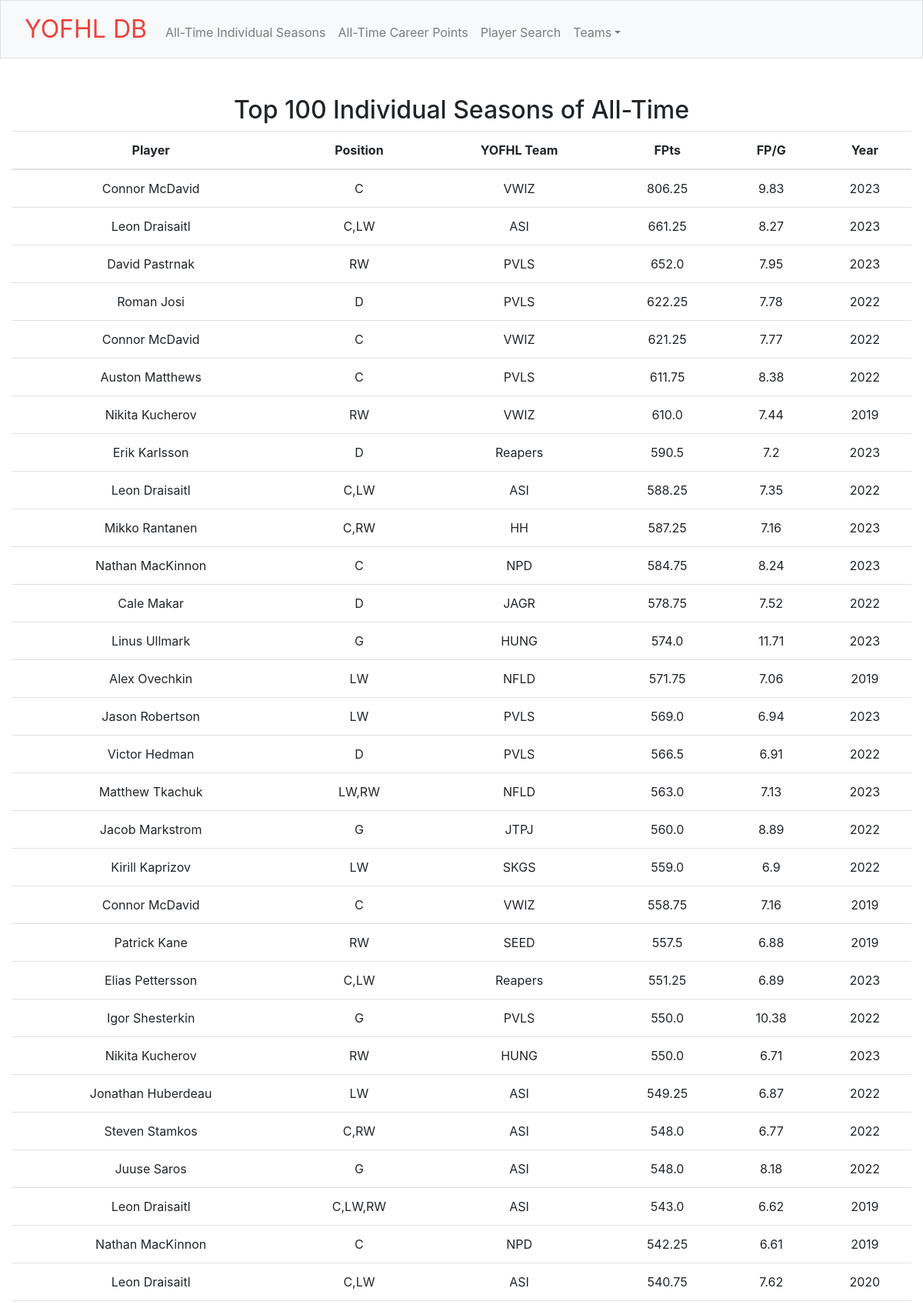
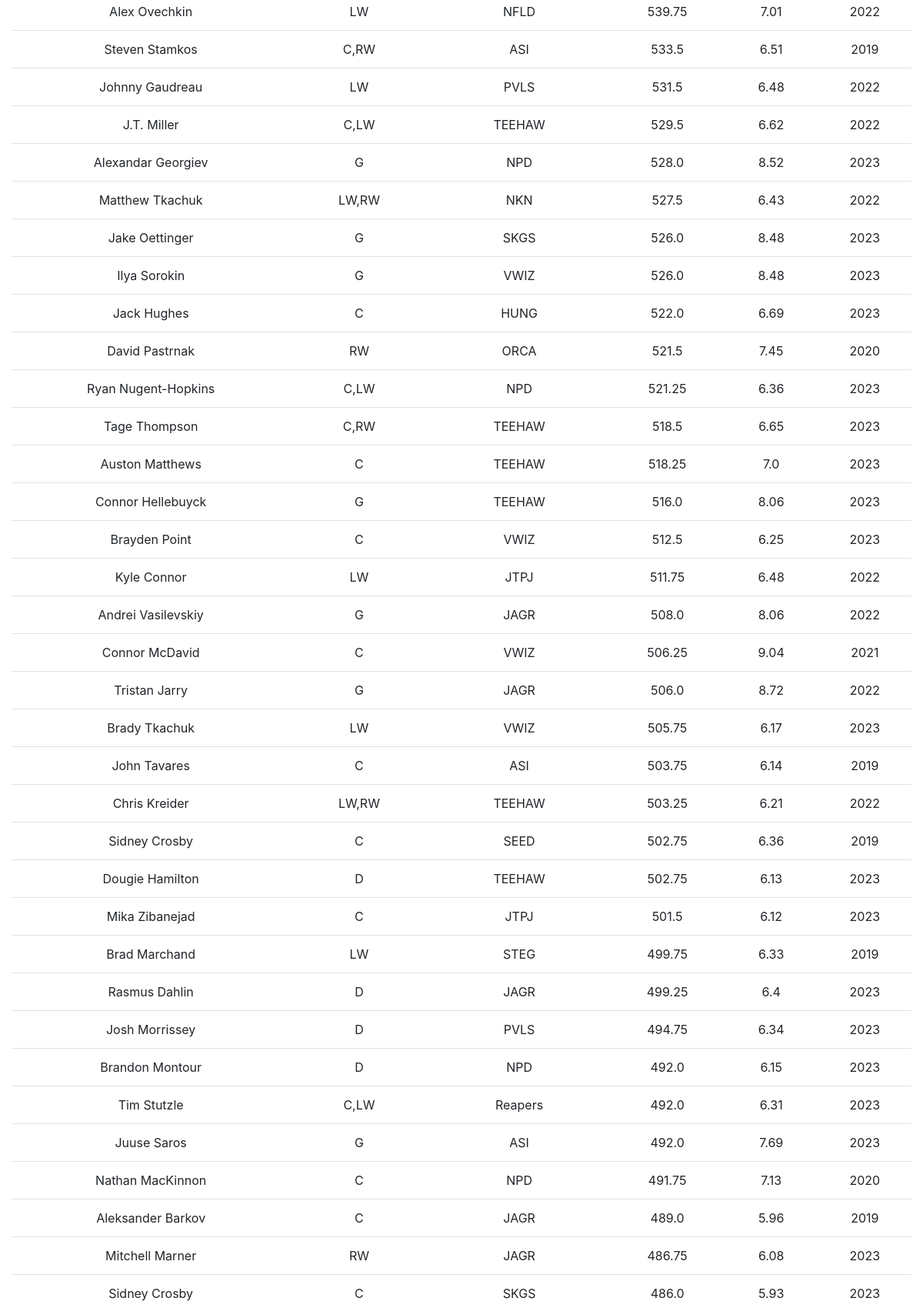
The page / (upper part) on the database its author committed (2 pictures, top to bottom).
### tables this page shows
CREATE TABLE stats (
ID text,
Player text,
NHLTeam text,
Position text,
SeasonRank int,
YOFHLTeam text,
Age int,
FPTS float,
FPG float,
Year int
);

### app.py (the view)
@app.route("/", methods=["GET"])
def index():
        stats = db.execute("SELECT * FROM Stats ORDER BY FPTS DESC LIMIT 100")
        return render_template("index.html", stats=stats)

### app.py (called while the page is built)
@app.after_request
def after_request(response):
    response.headers["Cache-Control"] = "no-cache, no-store, must-revalidate"
    response.headers["Expires"] = 0
    response.headers["Pragma"] = "no-cache"
    return response

### templates/index.html (shortened to what this page needs)
{% extends "layout.html" %}
{% block main %}
<div class="section">
    <h2>Top 100 Individual Seasons of All-Time</h2>
    <table class="table">
        <thead>
            <tr>
                <th>Player</th>
                <th>Position</th>
                <th>YOFHL Team</th>
                <th>FPts</th>
                <th>FP/G</th>
                <th>Year</th>
            </tr>
        </thead>
        <tbody>
            {% for stat in stats %}
            <tr>
                <td>{{ stat.Player }}</td>
                <td>{{ stat.Position }}</td>
                <td>{{ stat.YOFHLTeam }}</td>
                <td>{{ stat.FPTS }}</td>
                <td>{{ stat.FPG }}</td>
                <td>{{ stat.Year }}</td>
            </tr>
            {% endfor %}
        </tbody>
    </table>
</div>
{% endblock %}

### templates/layout.html (shortened to what this page needs)
<!DOCTYPE html>
<html lang="en">
    <head>
        <link href="https://cdn.jsdelivr.net/npm/bootstrap@5.1.3/dist/css/bootstrap.min.css" rel="stylesheet">
        <link rel="stylesheet" href="https://cdn.jsdelivr.net/npm/bootstrap@4.1.3/dist/css/bootstrap.min.css">
        <link href="/static/styles.css" rel="stylesheet">
    </head>
    <body>
        <nav class="bg-light border navbar navbar-expand-md navbar-light">
            <div class="container-fluid">
                <a class="navbar-brand" href="/"></span><span class="red">YOFHL DB</span></a>
                <div class="collapse navbar-collapse" id="navbar">
                    <ul class="navbar-nav me-auto mt-2">
                        <li class="nav-item"><a class="nav-link" href="/">All-Time Individual Seasons</a></li>
                        <li class="nav-item"><a class="nav-link" href="/top100">All-Time Career Points</a></li>
                        <li class="nav-item"><a class="nav-link" href="/search">Player Search</a></li>
                        <li class="nav-item dropdown">
                            <a class="nav-link dropdown-toggle" href="#" id="navbarDropdown" role="button" data-bs-toggle="dropdown" aria-expanded="false">Teams</a>
                          </li>
                    </ul>
                </div>
            </div>
        </nav>
        <main class="container-fluid py-5 text-center">
            {% block main %}
            {% endblock %}
        </main>
    </body>
</html>

### static/styles.css (style rules this page uses)
nav .navbar-brand { font-size: xx-large; }
nav .navbar-brand .red { color: #ea433b; }

### rows shown on the page
stats: Player "Connor McDavid", Position "C", YOFHLTeam "VWIZ", FPTS "806.25", FPG "9.83", Year "2023", FPTS "621.25", FPG "7.77", Year "2022", FPTS "558.75", FPG "7.16", Year "2019", FPTS "506.25", FPG "9.04", Year "2021"
stats: Player "Leon Draisaitl", Position "C,LW", YOFHLTeam "ASI", FPTS "661.25", FPG "8.27", Year "2023", FPTS "588.25", FPG "7.35", Year "2022", Position "C,LW,RW", FPTS "543.0", FPG "6.62", Year "2019", FPTS "540.75", FPG "7.62", Year "2020"
stats: Player "Nikita Kucherov", Position "RW", YOFHLTeam "VWIZ", FPTS "610.0", FPG "7.44", Year "2019", YOFHLTeam "HUNG", FPTS "550.0", FPG "6.71", Year "2023"
stats: Player "Nathan MacKinnon", Position "C", YOFHLTeam "NPD", FPTS "584.75", FPG "8.24", Year "2023", FPTS "542.25", FPG "6.61", Year "2019", FPTS "491.75", FPG "7.13", Year "2020"
stats: Player "Alex Ovechkin", Position "LW", YOFHLTeam "NFLD", FPTS "571.75", FPG "7.06", Year "2019", FPTS "539.75", FPG "7.01", Year "2022"
stats: Player "Patrick Kane", Position "RW", YOFHLTeam "SEED", FPTS "557.5", FPG "6.88", Year "2019"
stats: Player "Jonathan Huberdeau", Position "LW", YOFHLTeam "ASI", FPTS "549.25", FPG "6.87", Year "2022"
stats: Player "Steven Stamkos", Position "C,RW", YOFHLTeam "ASI", FPTS "548.0", FPG "6.77", Year "2022", FPTS "533.5", FPG "6.51", Year "2019"
stats: Player "Johnny Gaudreau", Position "LW", YOFHLTeam "PVLS", FPTS "531.5", FPG "6.48", Year "2022"
stats: Player "John Tavares", Position "C", YOFHLTeam "ASI", FPTS "503.75", FPG "6.14", Year "2019"
stats: Player "Sidney Crosby", Position "C", YOFHLTeam "SEED", FPTS "502.75", FPG "6.36", Year "2019", YOFHLTeam "SKGS", FPTS "486.0", FPG "5.93", Year "2023"
stats: Player "Brad Marchand", Position "LW", YOFHLTeam "STEG", FPTS "499.75", FPG "6.33", Year "2019"
stats: Player "Aleksander Barkov", Position "C", YOFHLTeam "JAGR", FPTS "489.0", FPG "5.96", Year "2019"

### other values the page prints
{{ stat.Player }} "David Pastrnak" "Roman Josi" "Auston Matthews" "Erik Karlsson" "Mikko Rantanen" "Cale Makar" "Linus Ullmark" "Jason Robertson" "Victor Hedman" "Matthew Tkachuk" "Jacob Markstrom" "Kirill Kaprizov" "Elias Pettersson" "Igor Shesterkin" "Juuse Saros" "J.T. Miller" "Alexandar Georgiev" "Matthew Tkachuk" "Jake Oettinger" "Ilya Sorokin" "Jack Hughes" "David Pastrnak" "Ryan Nugent-Hopkins" "Tage Thompson" "Auston Matthews" "Connor Hellebuyck" "Brayden Point" "Kyle Connor" "Andrei Vasilevskiy" "Tristan Jarry" "Brady Tkachuk" "Chris Kreider" "Dougie Hamilton" "Mika Zibanejad" "Rasmus Dahlin" "Josh Morrissey" "Brandon Montour" "Tim Stutzle" "Juuse Saros" "Mitchell Marner"
{{ stat.Position }} "RW" "D" "C" "D" "C,RW" "D" "G" "LW" "D" "LW,RW" "G" "LW" "C,LW" "G" "G" "C,LW" "G" "LW,RW" "G" "G" "C" "RW" "C,LW" "C,RW" "C" "G" "C" "LW" "G" "G" "LW" "LW,RW" "D" "C" "D" "D" "D" "C,LW" "G" "RW"
{{ stat.YOFHLTeam }} "PVLS" "PVLS" "PVLS" "Reapers" "HH" "JAGR" "HUNG" "PVLS" "PVLS" "NFLD" "JTPJ" "SKGS" "Reapers" "PVLS" "ASI" "TEEHAW" "NPD" "NKN" "SKGS" "VWIZ" "HUNG" "ORCA" "NPD" "TEEHAW" "TEEHAW" "TEEHAW" "VWIZ" "JTPJ" "JAGR" "JAGR" "VWIZ" "TEEHAW" "TEEHAW" "JTPJ" "JAGR" "PVLS" "NPD" "Reapers" "ASI" "JAGR"
{{ stat.FPTS }} "652.0" "622.25" "611.75" "590.5" "587.25" "578.75" "574.0" "569.0" "566.5" "563.0" "560.0" "559.0" "551.25" "550.0" "548.0" "529.5" "528.0" "527.5" "526.0" "526.0" "522.0" "521.5" "521.25" "518.5" "518.25" "516.0" "512.5" "511.75" "508.0" "506.0" "505.75" "503.25" "502.75" "501.5" "499.25" "494.75" "492.0" "492.0" "492.0" "486.75"
{{ stat.FPG }} "7.95" "7.78" "8.38" "7.2" "7.16" "7.52" "11.71" "6.94" "6.91" "7.13" "8.89" "6.9" "6.89" "10.38" "8.18" "6.62" "8.52" "6.43" "8.48" "8.48" "6.69" "7.45" "6.36" "6.65" "7.0" "8.06" "6.25" "6.48" "8.06" "8.72" "6.17" "6.21" "6.13" "6.12" "6.4" "6.34" "6.15" "6.31" "7.69" "6.08"
{{ stat.Year }} "2023" "2022" "2022" "2023" "2023" "2022" "2023" "2023" "2022" "2023" "2022" "2022" "2023" "2022" "2022" "2022" "2023" "2022" "2023" "2023" "2023" "2020" "2023" "2023" "2023" "2023" "2023" "2022" "2022" "2022" "2023" "2022" "2023" "2023" "2023" "2023" "2023" "2023" "2023" "2023"
